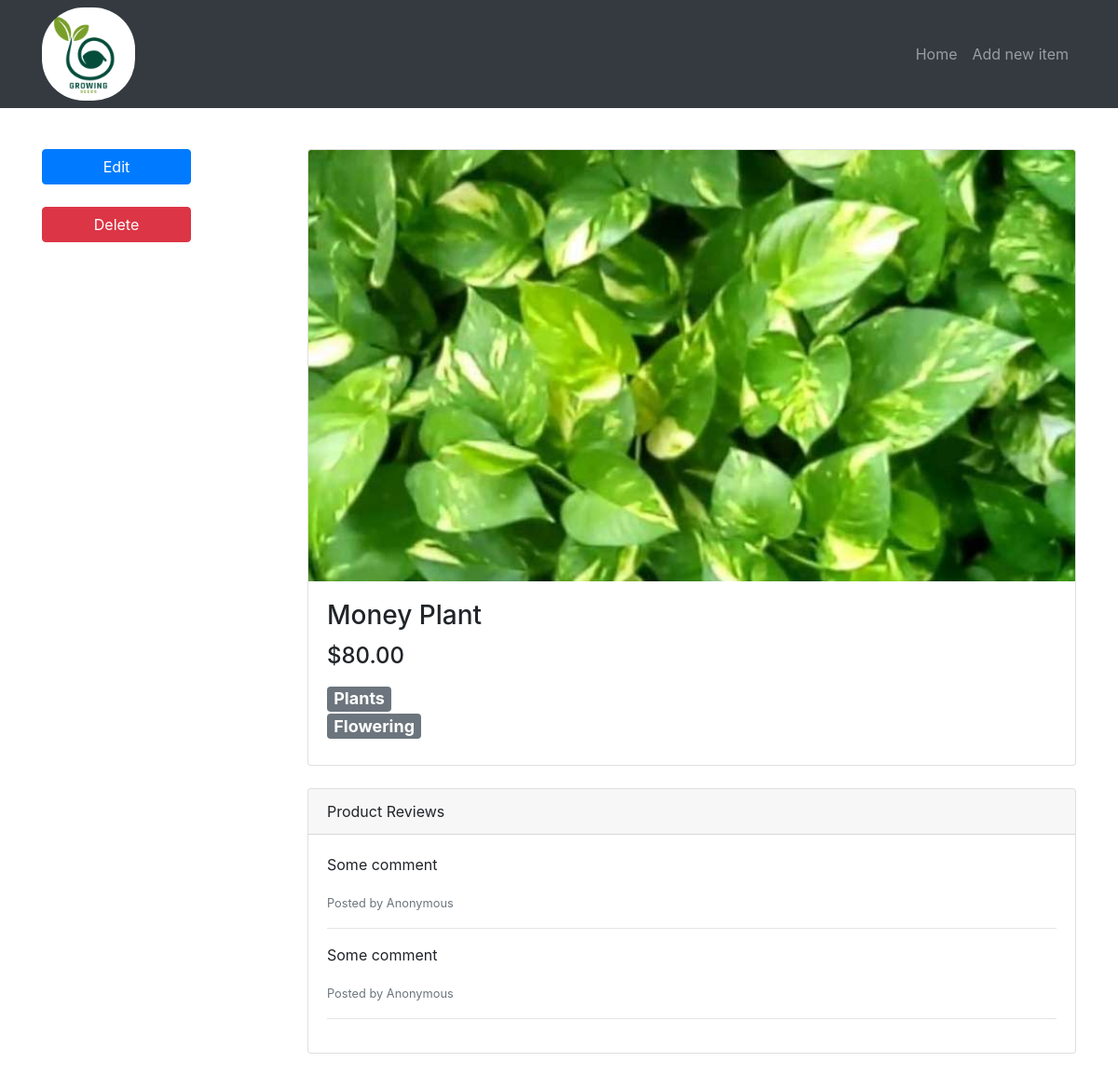
Screenshot of /item/3 with the database file from the repository.
### tables this page shows
CREATE TABLE items(
                    id              INTEGER PRIMARY KEY AUTOINCREMENT,
                    title           TEXT,
                    description     TEXT,
                    price           REAL,
                    image           TEXT,
                    category_id     INTEGER,
                    subcategory_id  INTEGER,
                    FOREIGN KEY(category_id) REFERENCES categories(id),
                    FOREIGN KEY(subcategory_id) REFERENCES subcategories(id)
);

CREATE TABLE categories(
                    id              INTEGER PRIMARY KEY AUTOINCREMENT,
                    name            TEXT
);

CREATE TABLE subcategories(
                    id              INTEGER PRIMARY KEY AUTOINCREMENT,
                    name            TEXT,
                    category_id     INTEGER,
                    FOREIGN KEY(category_id) REFERENCES categories(id)
);

### run.py (the view)
@app.route("/item/<int:item_id>")
def item(item_id):
    c = get_db().cursor()
    item_from_db = c.execute("""SELECT
                   i.id, i.title, i.description, i.price, i.image, c.name, s.name
                   FROM
                   items AS i
                   INNER JOIN categories AS c ON i.category_id = c.id
                   INNER JOIN subcategories AS s ON i.subcategory_id = s.id
                   WHERE i.id = ?""",
                   (item_id,)
    )
    row = c.fetchone()
    try:
        item = {
            "id": row[0],
            "title": row[1],
            "description": row[2],
            "price": row[3],
            "image": row[4],
            "category": row[5],
            "subcategory": row[6]
        }
    except:
        item = {}
    if item:
        deleteItemForm = DeleteItemForm()
        return render_template("item.html", item=item, deleteItemForm=deleteItemForm)
    return redirect(url_for("home"))

### run.py
class DeleteItemForm(FlaskForm):
    submit      = SubmitField("Delete")

### run.py (called while the page is built)
def get_db():
    db = getattr(g, "_database", None)
    if db is None:
        db = g._database = sqlite3.connect("db/growingseeds.db")
    return db

@app.teardown_appcontext
def close_connection(exception):
    db = getattr(g, "_database", None)
    if db is not None:
        db.close()

### templates/item.html (shortened to what this page needs)
{% extends 'base.html' %}
{% block content %}
<div class="row mt-5 pt-5">
    <div class="col-lg-3 my-4">
        <a href="{{ url_for('edit_item', item_id=item.id) }}" class="btn btn-primary">Edit</a>
        <br>
        <br>
        <form method="POST" action="{{ url_for('delete_item', item_id=item.id) }}">
          {{ deleteItemForm.submit(class="btn btn-danger", onclick="return confirm('Are you sure you want to delete this item?');") }}
        </form>
      </div>
  <div class="col-lg-9">
    <div class="card mt-4">
      <div class="embed-responsive embed-responsive-16by9">
        <img class="card-img-top embed-responsive-item" src="{% if item.image %}{{ url_for('uploads', filename=item.image) }}{% else %}{{ url_for('static', filename='images/plant.png') }}{% endif %}" alt="">
      </div>
      <div class="card-body">
        <h3 class="card-title">{{ item.title }}</h3>
        <h4>{{ "$%.2f" | format(item.price) }}</h4>
        <h4>
          <div class="badge badge-secondary">{{ item.category }}</div> <br>
          <div class="badge badge-secondary">{{ item.subcategory }}</div>
        </h4>
      </div>
    </div>
    <div class="card card-outline-secondary my-4">
      <div class="card-header">
        Product Reviews
      </div>
      <div class="card-body">
        <p>Some comment</p>
        <small class="text-muted">Posted by Anonymous</small>
        <hr>
        <p>Some comment</p>
        <small class="text-muted">Posted by Anonymous</small>
        <hr>
      </div>
    </div>
  </div>
</div>
{% endblock %}

### static/css/style.css (style rules this page uses)
body { padding-top: 40px; }
.card-img-top { object-fit: cover; }
.btn { width: 10rem; }

### rows the page displays
items: image (picture), title "Money Plant", price "$80.00"
categories: category "Plants"
subcategories: subcategory "Flowering"
